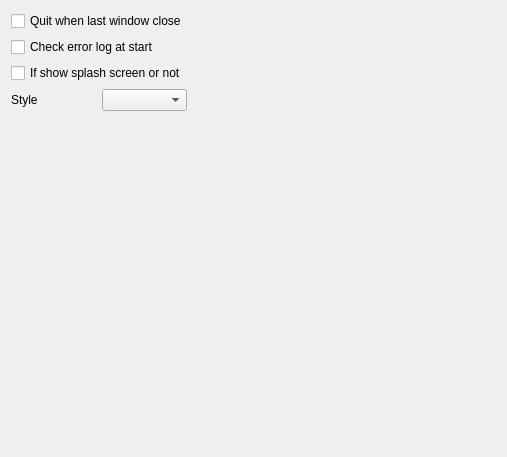
<?xml version="1.0" encoding="UTF-8"?>
<ui version="4.0">
 <class>ApplicationPage</class>
 <widget class="QWidget" name="ApplicationPage">
  <property name="geometry">
   <rect>
    <x>0</x>
    <y>0</y>
    <width>507</width>
    <height>457</height>
   </rect>
  </property>
  <property name="windowTitle">
   <string>Form</string>
  </property>
  <layout class="QHBoxLayout" name="horizontalLayout">
   <item>
    <layout class="QVBoxLayout" name="verticalLayout">
     <item>
      <widget class="QCheckBox" name="quitOnClose">
       <property name="text">
        <string>Quit when last window close</string>
       </property>
      </widget>
     </item>
     <item>
      <widget class="QCheckBox" name="errorLogChecker">
       <property name="text">
        <string>Check error log at start</string>
       </property>
      </widget>
     </item>
     <item>
      <widget class="QCheckBox" name="checkBox">
       <property name="text">
        <string>If show splash screen or not</string>
       </property>
      </widget>
     </item>
     <item>
      <layout class="QHBoxLayout" name="horizontalLayout_2">
       <item>
        <widget class="QLabel" name="label_2">
         <property name="text">
          <string>Style</string>
         </property>
        </widget>
       </item>
       <item>
        <widget class="QComboBox" name="styleSelector"/>
       </item>
      </layout>
     </item>
     <item>
      <spacer name="verticalSpacer">
       <property name="orientation">
        <enum>Qt::Vertical</enum>
       </property>
       <property name="sizeHint" stdset="0">
        <size>
         <width>20</width>
         <height>40</height>
        </size>
       </property>
      </spacer>
     </item>
    </layout>
   </item>
   <item>
    <spacer name="horizontalSpacer">
     <property name="orientation">
      <enum>Qt::Horizontal</enum>
     </property>
     <property name="sizeHint" stdset="0">
      <size>
       <width>275</width>
       <height>20</height>
      </size>
     </property>
    </spacer>
   </item>
  </layout>
 </widget>
 <resources/>
 <connections/>
</ui>
